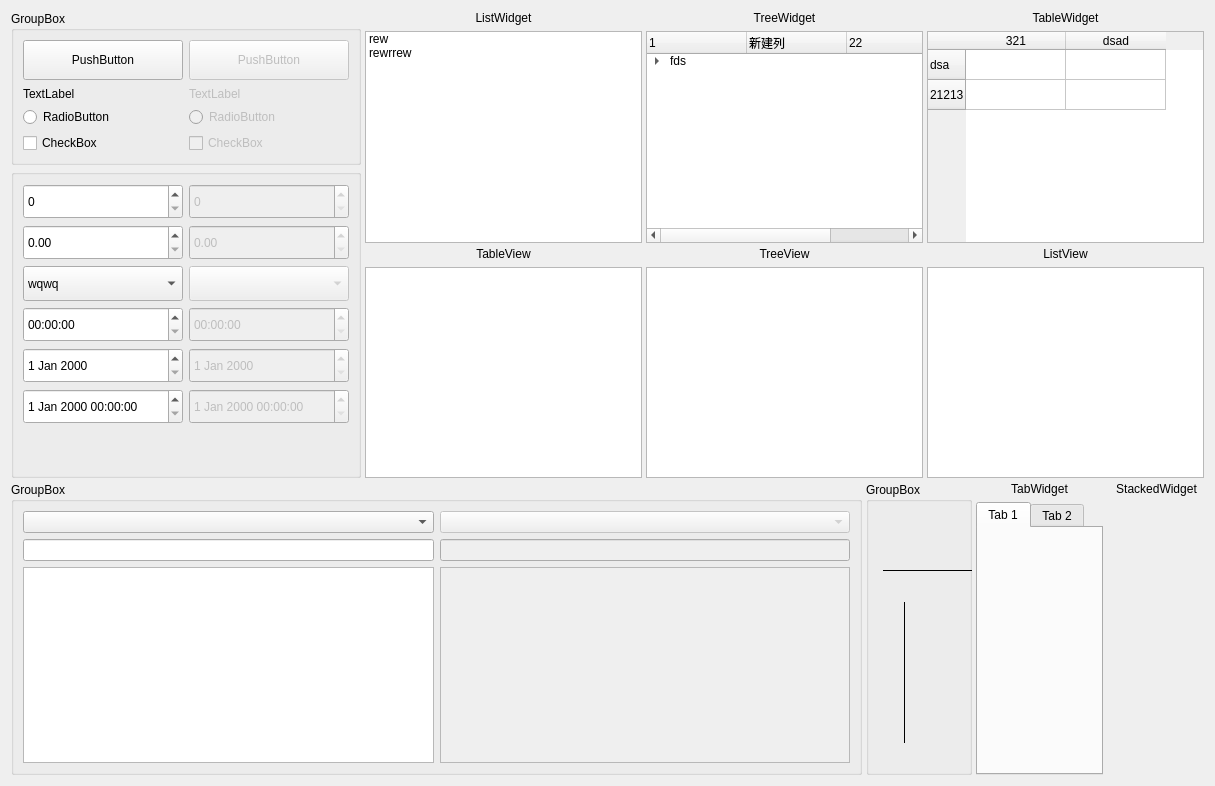
<?xml version="1.0" encoding="UTF-8"?>
<ui version="4.0">
 <class>testshowform</class>
 <widget class="QWidget" name="testshowform">
  <property name="geometry">
   <rect>
    <x>0</x>
    <y>0</y>
    <width>1215</width>
    <height>786</height>
   </rect>
  </property>
  <property name="minimumSize">
   <size>
    <width>1215</width>
    <height>786</height>
   </size>
  </property>
  <property name="windowTitle">
   <string>TestShowWidget</string>
  </property>
  <property name="windowIcon">
   <iconset resource="../YtFrameLessWidgetLib/image.qrc">
    <normaloff>:/messagebox/image/messagebox/success.png</normaloff>:/messagebox/image/messagebox/success.png</iconset>
  </property>
  <property name="styleSheet">
   <string notr="true">QSplitter::handle{
	background-color: transparent;
}</string>
  </property>
  <layout class="QGridLayout" name="gridLayout_5">
   <item row="0" column="0">
    <widget class="QSplitter" name="splitter_8">
     <property name="orientation">
      <enum>Qt::Vertical</enum>
     </property>
     <widget class="QSplitter" name="splitter_7">
      <property name="orientation">
       <enum>Qt::Horizontal</enum>
      </property>
      <widget class="QSplitter" name="splitter_6">
       <property name="orientation">
        <enum>Qt::Vertical</enum>
       </property>
       <widget class="QGroupBox" name="groupBox_3">
        <property name="title">
         <string>GroupBox</string>
        </property>
        <layout class="QGridLayout" name="gridLayout_3">
         <item row="0" column="0">
          <widget class="QPushButton" name="pushButton">
           <property name="sizePolicy">
            <sizepolicy hsizetype="Minimum" vsizetype="Preferred">
             <horstretch>0</horstretch>
             <verstretch>0</verstretch>
            </sizepolicy>
           </property>
           <property name="minimumSize">
            <size>
             <width>0</width>
             <height>40</height>
            </size>
           </property>
           <property name="text">
            <string>PushButton</string>
           </property>
          </widget>
         </item>
         <item row="0" column="1">
          <widget class="QPushButton" name="pushButton_2">
           <property name="enabled">
            <bool>false</bool>
           </property>
           <property name="sizePolicy">
            <sizepolicy hsizetype="Minimum" vsizetype="Preferred">
             <horstretch>0</horstretch>
             <verstretch>0</verstretch>
            </sizepolicy>
           </property>
           <property name="minimumSize">
            <size>
             <width>0</width>
             <height>40</height>
            </size>
           </property>
           <property name="text">
            <string>PushButton</string>
           </property>
          </widget>
         </item>
         <item row="1" column="0">
          <widget class="QLabel" name="label">
           <property name="text">
            <string>TextLabel</string>
           </property>
          </widget>
         </item>
         <item row="1" column="1">
          <widget class="QLabel" name="label_10">
           <property name="enabled">
            <bool>false</bool>
           </property>
           <property name="text">
            <string>TextLabel</string>
           </property>
          </widget>
         </item>
         <item row="2" column="0">
          <widget class="QRadioButton" name="radioButton">
           <property name="sizePolicy">
            <sizepolicy hsizetype="Minimum" vsizetype="Preferred">
             <horstretch>0</horstretch>
             <verstretch>0</verstretch>
            </sizepolicy>
           </property>
           <property name="text">
            <string>RadioButton</string>
           </property>
          </widget>
         </item>
         <item row="2" column="1">
          <widget class="QRadioButton" name="radioButton_2">
           <property name="enabled">
            <bool>false</bool>
           </property>
           <property name="sizePolicy">
            <sizepolicy hsizetype="Minimum" vsizetype="Preferred">
             <horstretch>0</horstretch>
             <verstretch>0</verstretch>
            </sizepolicy>
           </property>
           <property name="text">
            <string>RadioButton</string>
           </property>
          </widget>
         </item>
         <item row="3" column="0">
          <widget class="QCheckBox" name="checkBox">
           <property name="sizePolicy">
            <sizepolicy hsizetype="Minimum" vsizetype="Preferred">
             <horstretch>0</horstretch>
             <verstretch>0</verstretch>
            </sizepolicy>
           </property>
           <property name="text">
            <string>CheckBox</string>
           </property>
          </widget>
         </item>
         <item row="3" column="1">
          <widget class="QCheckBox" name="checkBox_2">
           <property name="enabled">
            <bool>false</bool>
           </property>
           <property name="sizePolicy">
            <sizepolicy hsizetype="Minimum" vsizetype="Preferred">
             <horstretch>0</horstretch>
             <verstretch>0</verstretch>
            </sizepolicy>
           </property>
           <property name="text">
            <string>CheckBox</string>
           </property>
          </widget>
         </item>
        </layout>
       </widget>
       <widget class="QGroupBox" name="groupBox">
        <property name="title">
         <string/>
        </property>
        <layout class="QGridLayout" name="gridLayout_2">
         <item row="6" column="1">
          <widget class="QDateEdit" name="dateEdit_2">
           <property name="enabled">
            <bool>false</bool>
           </property>
           <property name="minimumSize">
            <size>
             <width>0</width>
             <height>35</height>
            </size>
           </property>
          </widget>
         </item>
         <item row="9" column="0">
          <spacer name="verticalSpacer">
           <property name="orientation">
            <enum>Qt::Vertical</enum>
           </property>
           <property name="sizeHint" stdset="0">
            <size>
             <width>20</width>
             <height>40</height>
            </size>
           </property>
          </spacer>
         </item>
         <item row="1" column="1">
          <widget class="QDoubleSpinBox" name="doubleSpinBox_2">
           <property name="enabled">
            <bool>false</bool>
           </property>
           <property name="sizePolicy">
            <sizepolicy hsizetype="Preferred" vsizetype="Preferred">
             <horstretch>0</horstretch>
             <verstretch>0</verstretch>
            </sizepolicy>
           </property>
           <property name="minimumSize">
            <size>
             <width>0</width>
             <height>35</height>
            </size>
           </property>
          </widget>
         </item>
         <item row="2" column="0">
          <widget class="QComboBox" name="comboBox_3">
           <property name="minimumSize">
            <size>
             <width>0</width>
             <height>35</height>
            </size>
           </property>
           <item>
            <property name="text">
             <string>wqwq</string>
            </property>
           </item>
           <item>
            <property name="text">
             <string>wqwq</string>
            </property>
           </item>
           <item>
            <property name="text">
             <string>dsadsa</string>
            </property>
           </item>
           <item>
            <property name="text">
             <string>fdsfds</string>
            </property>
           </item>
           <item>
            <property name="text">
             <string>fdsfds</string>
            </property>
           </item>
           <item>
            <property name="text">
             <string>gfsfd</string>
            </property>
           </item>
           <item>
            <property name="text">
             <string>hdhgfd</string>
            </property>
           </item>
           <item>
            <property name="text">
             <string>gw43</string>
            </property>
           </item>
           <item>
            <property name="text">
             <string>新建项目</string>
            </property>
           </item>
          </widget>
         </item>
         <item row="0" column="1">
          <widget class="QSpinBox" name="spinBox_2">
           <property name="enabled">
            <bool>false</bool>
           </property>
           <property name="sizePolicy">
            <sizepolicy hsizetype="Preferred" vsizetype="Preferred">
             <horstretch>0</horstretch>
             <verstretch>0</verstretch>
            </sizepolicy>
           </property>
           <property name="minimumSize">
            <size>
             <width>0</width>
             <height>35</height>
            </size>
           </property>
          </widget>
         </item>
         <item row="3" column="1">
          <widget class="QTimeEdit" name="timeEdit_2">
           <property name="enabled">
            <bool>false</bool>
           </property>
           <property name="minimumSize">
            <size>
             <width>0</width>
             <height>35</height>
            </size>
           </property>
          </widget>
         </item>
         <item row="2" column="1">
          <widget class="QComboBox" name="comboBox_4">
           <property name="enabled">
            <bool>false</bool>
           </property>
           <property name="minimumSize">
            <size>
             <width>0</width>
             <height>35</height>
            </size>
           </property>
          </widget>
         </item>
         <item row="3" column="0">
          <widget class="QTimeEdit" name="timeEdit">
           <property name="minimumSize">
            <size>
             <width>0</width>
             <height>35</height>
            </size>
           </property>
           <property name="styleSheet">
            <string notr="true"/>
           </property>
          </widget>
         </item>
         <item row="0" column="0">
          <widget class="QSpinBox" name="spinBox">
           <property name="sizePolicy">
            <sizepolicy hsizetype="Preferred" vsizetype="Preferred">
             <horstretch>0</horstretch>
             <verstretch>0</verstretch>
            </sizepolicy>
           </property>
           <property name="minimumSize">
            <size>
             <width>0</width>
             <height>35</height>
            </size>
           </property>
          </widget>
         </item>
         <item row="1" column="0">
          <widget class="QDoubleSpinBox" name="doubleSpinBox">
           <property name="sizePolicy">
            <sizepolicy hsizetype="Preferred" vsizetype="Preferred">
             <horstretch>0</horstretch>
             <verstretch>0</verstretch>
            </sizepolicy>
           </property>
           <property name="minimumSize">
            <size>
             <width>0</width>
             <height>35</height>
            </size>
           </property>
          </widget>
         </item>
         <item row="6" column="0">
          <widget class="QDateEdit" name="dateEdit">
           <property name="minimumSize">
            <size>
             <width>0</width>
             <height>35</height>
            </size>
           </property>
          </widget>
         </item>
         <item row="7" column="0">
          <widget class="QDateTimeEdit" name="dateTimeEdit">
           <property name="minimumSize">
            <size>
             <width>0</width>
             <height>35</height>
            </size>
           </property>
          </widget>
         </item>
         <item row="7" column="1">
          <widget class="QDateTimeEdit" name="dateTimeEdit_2">
           <property name="enabled">
            <bool>false</bool>
           </property>
           <property name="minimumSize">
            <size>
             <width>0</width>
             <height>35</height>
            </size>
           </property>
          </widget>
         </item>
        </layout>
       </widget>
      </widget>
      <widget class="QSplitter" name="splitter_5">
       <property name="orientation">
        <enum>Qt::Vertical</enum>
       </property>
       <widget class="QSplitter" name="splitter_3">
        <property name="orientation">
         <enum>Qt::Horizontal</enum>
        </property>
        <widget class="QWidget" name="layoutWidget">
         <layout class="QVBoxLayout" name="verticalLayout_6">
          <item>
           <widget class="QLabel" name="label_5">
            <property name="text">
             <string>ListWidget</string>
            </property>
            <property name="alignment">
             <set>Qt::AlignCenter</set>
            </property>
           </widget>
          </item>
          <item>
           <widget class="QListWidget" name="listWidget">
            <item>
             <property name="text">
              <string>rew</string>
             </property>
            </item>
            <item>
             <property name="text">
              <string>rewrrew</string>
             </property>
            </item>
           </widget>
          </item>
         </layout>
        </widget>
        <widget class="QWidget" name="layoutWidget">
         <layout class="QVBoxLayout" name="verticalLayout_5">
          <item>
           <widget class="QLabel" name="label_6">
            <property name="text">
             <string>TreeWidget</string>
            </property>
            <property name="alignment">
             <set>Qt::AlignCenter</set>
            </property>
           </widget>
          </item>
          <item>
           <widget class="QTreeWidget" name="treeWidget">
            <column>
             <property name="text">
              <string notr="true">1</string>
             </property>
            </column>
            <column>
             <property name="text">
              <string>新建列</string>
             </property>
            </column>
            <column>
             <property name="text">
              <string>22</string>
             </property>
            </column>
            <column>
             <property name="text">
              <string>444</string>
             </property>
            </column>
            <item>
             <property name="text">
              <string>fds</string>
             </property>
             <item>
              <property name="text">
               <string>frerf</string>
              </property>
             </item>
            </item>
           </widget>
          </item>
         </layout>
        </widget>
        <widget class="QWidget" name="layoutWidget">
         <layout class="QVBoxLayout" name="verticalLayout_4">
          <item>
           <widget class="QLabel" name="label_7">
            <property name="text">
             <string>TableWidget</string>
            </property>
            <property name="alignment">
             <set>Qt::AlignCenter</set>
            </property>
           </widget>
          </item>
          <item>
           <widget class="QTableWidget" name="tableWidget">
            <property name="styleSheet">
             <string notr="true"/>
            </property>
            <row>
             <property name="text">
              <string>dsa</string>
             </property>
            </row>
            <row>
             <property name="text">
              <string>21213</string>
             </property>
            </row>
            <column>
             <property name="text">
              <string>321</string>
             </property>
            </column>
            <column>
             <property name="text">
              <string>dsad</string>
             </property>
            </column>
           </widget>
          </item>
         </layout>
        </widget>
       </widget>
       <widget class="QSplitter" name="splitter_4">
        <property name="orientation">
         <enum>Qt::Horizontal</enum>
        </property>
        <widget class="QWidget" name="layoutWidget">
         <layout class="QVBoxLayout" name="verticalLayout">
          <item>
           <widget class="QLabel" name="label_4">
            <property name="text">
             <string>TableView</string>
            </property>
            <property name="alignment">
             <set>Qt::AlignCenter</set>
            </property>
           </widget>
          </item>
          <item>
           <widget class="QTableView" name="tableView"/>
          </item>
         </layout>
        </widget>
        <widget class="QWidget" name="layoutWidget">
         <layout class="QVBoxLayout" name="verticalLayout_2">
          <item>
           <widget class="QLabel" name="label_3">
            <property name="text">
             <string>TreeView</string>
            </property>
            <property name="alignment">
             <set>Qt::AlignCenter</set>
            </property>
           </widget>
          </item>
          <item>
           <widget class="QTreeView" name="treeView"/>
          </item>
         </layout>
        </widget>
        <widget class="QWidget" name="layoutWidget">
         <layout class="QVBoxLayout" name="verticalLayout_3">
          <item>
           <widget class="QLabel" name="label_2">
            <property name="text">
             <string>ListView</string>
            </property>
            <property name="alignment">
             <set>Qt::AlignCenter</set>
            </property>
           </widget>
          </item>
          <item>
           <widget class="QListView" name="listView"/>
          </item>
         </layout>
        </widget>
       </widget>
      </widget>
     </widget>
     <widget class="QSplitter" name="splitter_2">
      <property name="orientation">
       <enum>Qt::Horizontal</enum>
      </property>
      <widget class="QGroupBox" name="groupBox_2">
       <property name="title">
        <string>GroupBox</string>
       </property>
       <layout class="QGridLayout" name="gridLayout">
        <item row="0" column="0">
         <widget class="QComboBox" name="comboBox">
          <property name="sizePolicy">
           <sizepolicy hsizetype="Preferred" vsizetype="Preferred">
            <horstretch>0</horstretch>
            <verstretch>0</verstretch>
           </sizepolicy>
          </property>
         </widget>
        </item>
        <item row="0" column="1">
         <widget class="QComboBox" name="comboBox_2">
          <property name="enabled">
           <bool>false</bool>
          </property>
          <property name="sizePolicy">
           <sizepolicy hsizetype="Preferred" vsizetype="Preferred">
            <horstretch>0</horstretch>
            <verstretch>0</verstretch>
           </sizepolicy>
          </property>
         </widget>
        </item>
        <item row="1" column="0">
         <widget class="QLineEdit" name="lineEdit">
          <property name="sizePolicy">
           <sizepolicy hsizetype="Expanding" vsizetype="Preferred">
            <horstretch>0</horstretch>
            <verstretch>0</verstretch>
           </sizepolicy>
          </property>
         </widget>
        </item>
        <item row="1" column="1">
         <widget class="QLineEdit" name="lineEdit_2">
          <property name="enabled">
           <bool>false</bool>
          </property>
          <property name="sizePolicy">
           <sizepolicy hsizetype="Expanding" vsizetype="Preferred">
            <horstretch>0</horstretch>
            <verstretch>0</verstretch>
           </sizepolicy>
          </property>
         </widget>
        </item>
        <item row="2" column="0">
         <widget class="QTextEdit" name="textEdit"/>
        </item>
        <item row="2" column="1">
         <widget class="QTextEdit" name="textEdit_2">
          <property name="enabled">
           <bool>false</bool>
          </property>
         </widget>
        </item>
       </layout>
      </widget>
      <widget class="QSplitter" name="splitter">
       <property name="orientation">
        <enum>Qt::Horizontal</enum>
       </property>
       <widget class="QGroupBox" name="groupBox_4">
        <property name="title">
         <string>GroupBox</string>
        </property>
        <widget class="Line" name="line">
         <property name="geometry">
          <rect>
           <x>17</x>
           <y>80</y>
           <width>221</width>
           <height>16</height>
          </rect>
         </property>
         <property name="styleSheet">
          <string notr="true"/>
         </property>
         <property name="frameShadow">
          <enum>QFrame::Plain</enum>
         </property>
         <property name="orientation">
          <enum>Qt::Horizontal</enum>
         </property>
        </widget>
        <widget class="Line" name="line_2">
         <property name="geometry">
          <rect>
           <x>30</x>
           <y>120</y>
           <width>16</width>
           <height>141</height>
          </rect>
         </property>
         <property name="styleSheet">
          <string notr="true"/>
         </property>
         <property name="frameShadow">
          <enum>QFrame::Plain</enum>
         </property>
         <property name="orientation">
          <enum>Qt::Vertical</enum>
         </property>
        </widget>
       </widget>
       <widget class="QWidget" name="widget" native="true">
        <layout class="QGridLayout" name="gridLayout_4">
         <item row="0" column="0">
          <layout class="QVBoxLayout" name="verticalLayout_7">
           <item>
            <widget class="QLabel" name="label_8">
             <property name="text">
              <string>TabWidget</string>
             </property>
             <property name="alignment">
              <set>Qt::AlignCenter</set>
             </property>
            </widget>
           </item>
           <item>
            <widget class="QTabWidget" name="tabWidget">
             <property name="styleSheet">
              <string notr="true"/>
             </property>
             <property name="currentIndex">
              <number>0</number>
             </property>
             <widget class="QWidget" name="tab">
              <attribute name="title">
               <string>Tab 1</string>
              </attribute>
             </widget>
             <widget class="QWidget" name="tab_2">
              <attribute name="title">
               <string>Tab 2</string>
              </attribute>
             </widget>
            </widget>
           </item>
          </layout>
         </item>
         <item row="0" column="1">
          <layout class="QVBoxLayout" name="verticalLayout_8">
           <item>
            <widget class="QLabel" name="label_9">
             <property name="text">
              <string>StackedWidget</string>
             </property>
             <property name="alignment">
              <set>Qt::AlignCenter</set>
             </property>
            </widget>
           </item>
           <item>
            <widget class="QStackedWidget" name="stackedWidget">
             <property name="currentIndex">
              <number>0</number>
             </property>
             <widget class="QWidget" name="page"/>
             <widget class="QWidget" name="page_2"/>
            </widget>
           </item>
          </layout>
         </item>
        </layout>
       </widget>
      </widget>
     </widget>
    </widget>
   </item>
  </layout>
 </widget>
 <resources>
  <include location="../YtFrameLessWidgetLib/image.qrc"/>
 </resources>
 <connections/>
</ui>
